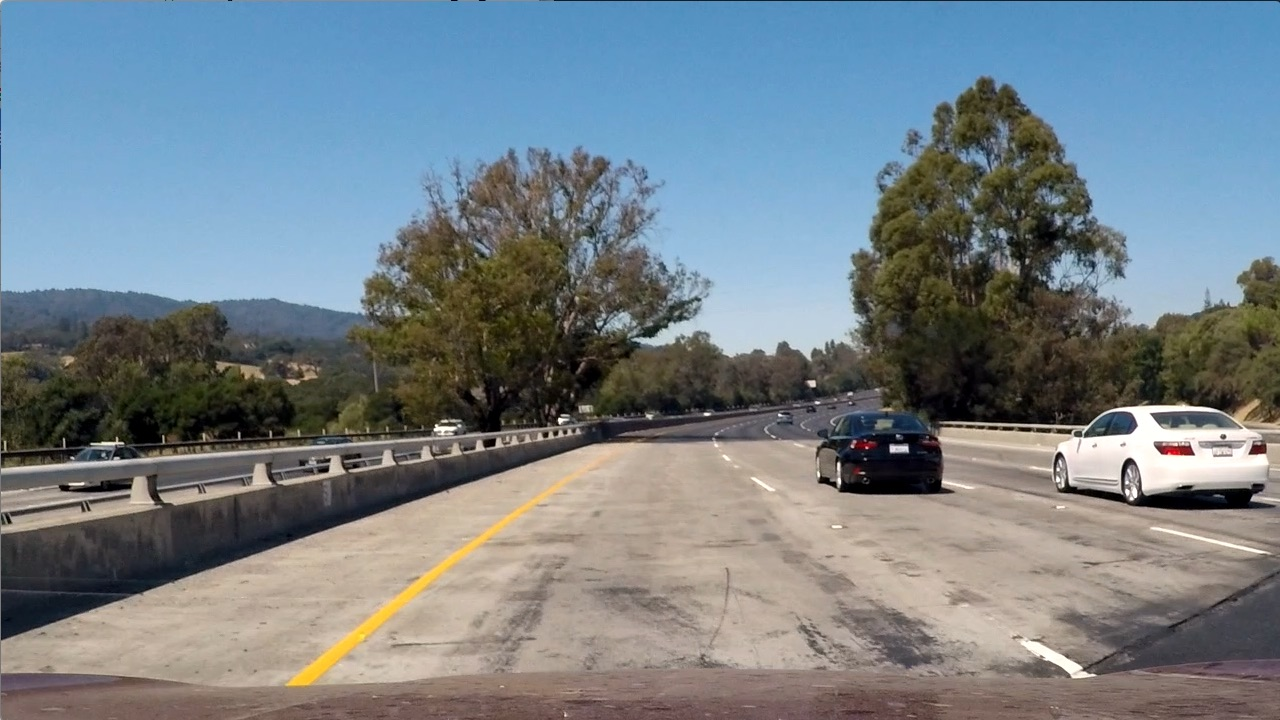
#> input picture test_images/test1.jpg, 1280 x 720 px
$ jupyter execute --allow-errors 'Project5 vehicle tracking submit.ipynb'   (shell and % lines are left out)   (older library calls are emulated)
#> lines starting #> are read from the running program, lines starting #| are printed output that depends on the picture; after the words box and inside, x2 and y2 are one past the last pixel; in counts of white or black regions, pixels touching at a corner belong together
# Project5  Vehicle detection and tracking

## Algorithm content
* generate feature vector like RGB feature, HOG feature, LUV feature, HLS feature etc.
* combine all features into one vector
* normalize the combined vector
* build SVM classifier.
    * construct label data with the feature vector
    * construct data
    * split data into traning data and test data
* search with slide window
    * set roi with start point
    * set stride step
    * HOG-subsampling method implementation
    * find overlap rectangle
    * add heat map to overlap rectangle
    * find the only one rectangle of tracking vehicle in the image. (delete the false positive frames)

### Import essential library

[cell 1]
import numpy as np
import cv2
import matplotlib.image as mpimg
import matplotlib.pyplot as plt
import pickle
from skimage.feature import hog
from sklearn.preprocessing import StandardScaler
import glob
from scipy.ndimage.measurements import label
import time
from sklearn.svm import LinearSVC
from sklearn.cross_validation import train_test_split

[cell 2]
img = mpimg.imread('./test_images/test1.jpg')
#> img is the input picture: shape (720, 1280, 3); mean R, G, B 117.5, 128.7, 135.5
plt.imshow(img)

### define several basic functions
* draw_boxes, draw rectangle based on boundary box list
* conver_color, convert color space into others
* got_hog_features, get HOG features from image
* bin_spatial, extract features of bins
* color histogram, extract histogram of each channel

[cell 3]
def draw_boxes(img, bboxes, color=(0, 0, 255), thick=6):
    # make a copy of the image
    draw_img = np.copy(img)
    # draw each bounding box on your image copy using cv2.rectangle()
    for box in bboxes:
        cv2.rectangle(draw_img, box[0],box[1], color,thick)
    # return the image copy with boxes drawn
    return draw_img # Change this line to return image copy with boxes

# [7 lines left out: function convert_color, not called in this run]

def get_hog_features(img, orient, pix_per_cell, cell_per_block,
                        vis=False, feature_vec=True):
    # Call with two outputs if vis==True
    if vis == True:
        features, hog_image = hog(img, orientations=orient,
                                  pixels_per_cell=(pix_per_cell, pix_per_cell),
                                  cells_per_block=(cell_per_block, cell_per_block),
                                  transform_sqrt=False,
                                  visualise=vis, feature_vector=feature_vec)
        return features, hog_image
    # Otherwise call with one output
    else:
        features = hog(img, orientations=orient,
                       pixels_per_cell=(pix_per_cell, pix_per_cell),
                       cells_per_block=(cell_per_block, cell_per_block),
                       transform_sqrt=False,
                       visualise=vis, feature_vector=feature_vec)
        return features

def bin_spatial(img, size=(32, 32)):
    color1 = cv2.resize(img[:,:,0], size).ravel()
    color2 = cv2.resize(img[:,:,1], size).ravel()
    color3 = cv2.resize(img[:,:,2], size).ravel()
    return np.hstack((color1, color2, color3))

def color_hist(img, nbins=2, bins_range=(0, 256)):
    # Compute the histogram of the RGB channels separately, np.histogram return two parameters, one is counts of histogram, and other one
    # is edges of bins.
    rhist = np.histogram(img[:,:,0], nbins, bins_range)
    ghist = np.histogram(img[:,:,1], nbins, bins_range)
    bhist = np.histogram(img[:,:,2], nbins, bins_range)

    # Generating bin centers
    bin_edges = rhist[1]
    bin_centers = (bin_edges[1:]  + bin_edges[0:len(bin_edges)-1])/2

    # Concatenate the histograms into a single feature vector
    hist_features = np.concatenate((rhist[0], ghist[0], bhist[0]))

    # Return the individual histograms, bin_centers and feature vector
    return rhist, ghist, bhist, bin_centers, hist_features

[cell 4]
bboxes = [((800,400),(980,500)),(((1030,390),(1270,520)))]
result = draw_boxes(img,bboxes)
#> after the loop in draw_boxes, `for box in bboxes:`:
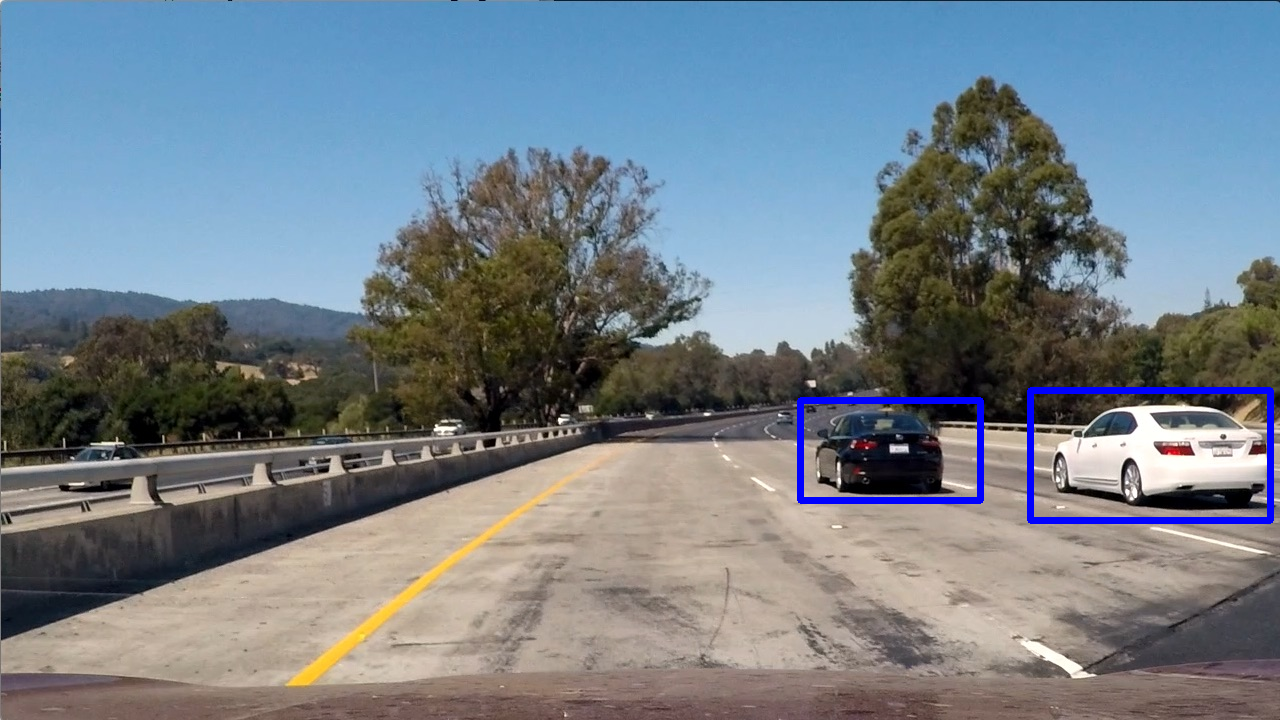
#> draw_img: shape (720, 1280, 3); 0.98% of pixels changed, all inside (x1, y1, x2, y2) = (797, 387, 1274, 524)
#plt.imshow(result)
car_img = img[400:500,810:950,:]
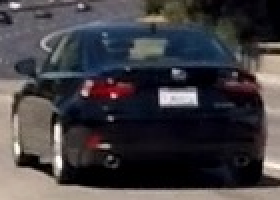
#> car_img: shape (100, 140, 3) (shown 2 times larger); mean R, G, B 65, 62, 65.8
plt.imshow(car_img)

### Look the R,G, B histogram of test image

[cell 5]
rh, gh, bh, bincen, feature_vec = color_hist(img, nbins=32, bins_range=(0, 256))
#> in color_hist, `bin_edges = rhist[1]`: bin_edges = 33 values from 0 to 256
#> in color_hist, `bin_centers = (bin_edges[1:]  + bin_edges[0:len(bin_edges)-1])/2`: bin_centers = 32 values from 4 to 252
#> in color_hist, `hist_features = np.concatenate((rhist[0], ghist[0], bhist[0]))`: hist_features = 96 values, max 111331 at index 89, min 936 at index 60, mean 28800
#> bincen = 32 values from 4 to 252; feature_vec has the same summary as hist_features in color_hist

# Plot a figure with all three bar charts
if rh is not None:
    fig = plt.figure(figsize=(12,3))
    plt.subplot(131)
    plt.bar(bincen, rh[0])
    plt.xlim(0, 256)
    plt.title('R Histogram')
    plt.subplot(132)
    plt.bar(bincen, gh[0])
    plt.xlim(0, 256)
    plt.title('G Histogram')
    plt.subplot(133)
    plt.bar(bincen, bh[0])
    plt.xlim(0, 256)
    plt.title('B Histogram')
    fig.tight_layout()
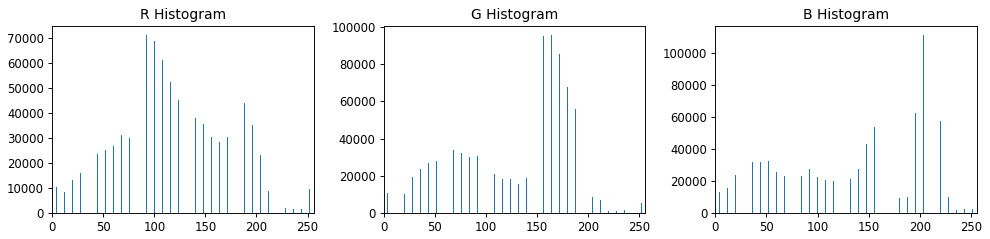
#> figure drawn by matplotlib, 3 panels; panel 1: tallest bar 71144 high, from x = 91.6 to 92.4; panel 2: tallest bar 95802 high, from x = 163.6 to 164.4; panel 3: tallest bar 111331 high, from x = 203.6 to 204.4

### Define 'data_look' function. This is in order to figure out the data shape.

[cell 6]
def data_look(car_list, notcar_list):
    data_dict = {}
    # Define a key in data_dict "n_cars" and store the number of car images
    data_dict["n_cars"] = len(car_list)
    # Define a key "n_notcars" and store the number of notcar images
    data_dict["n_notcars"] = len(notcar_list)
    # Read in a test image, either car or notcar
    img = mpimg.imread(car_list[0])
    # Define a key "image_shape" and store the test image shape 3-tuple
    data_dict["image_shape"] = img.shape
    # Define a key "data_type" and store the data type of the test image.
    data_dict["data_type"] = img.dtype
    # Return data_dict
    return data_dict

### Visualize the HOG signature

[cell 7]
#hog should input with gray image. hog can be a feature signature to feed to a classifier.
gray = cv2.cvtColor(car_img, cv2.COLOR_RGB2GRAY)
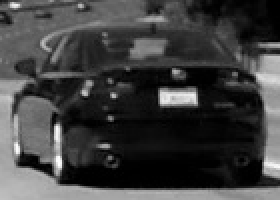
#> gray: shape (100, 140) (shown 2 times larger); min 0, max 254, mean 63.4
#gray = cv2.resize(gray,(64,64))
# Define HOG parameters
orient = 9
pix_per_cell = 8
cell_per_block = 2

# Call our function with vis=True to see an image output
features, hog_image = get_hog_features(gray, orient,
                        pix_per_cell, cell_per_block,
                        vis=True, feature_vec=False)
#> in get_hog_features, `features, hog_image = hog(img, orientations=orient, pixels_per_cell=(p..`:
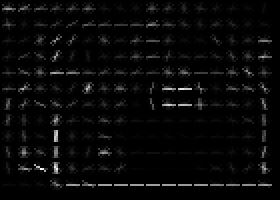
#> hog_image: shape (100, 140) float64 (shown 2 times larger); min 0, max 66.27, mean 2.2; drawn with min black and max white

# Plot the examples
fig = plt.figure(figsize=(10,5))
plt.subplot(121)
plt.imshow(gray, cmap='gray')
plt.title('Example Car Image')
plt.subplot(122)
plt.imshow(hog_image, cmap='gray')
plt.title('HOG Visualization')
#> (the rest of the program and of its run is left out)
